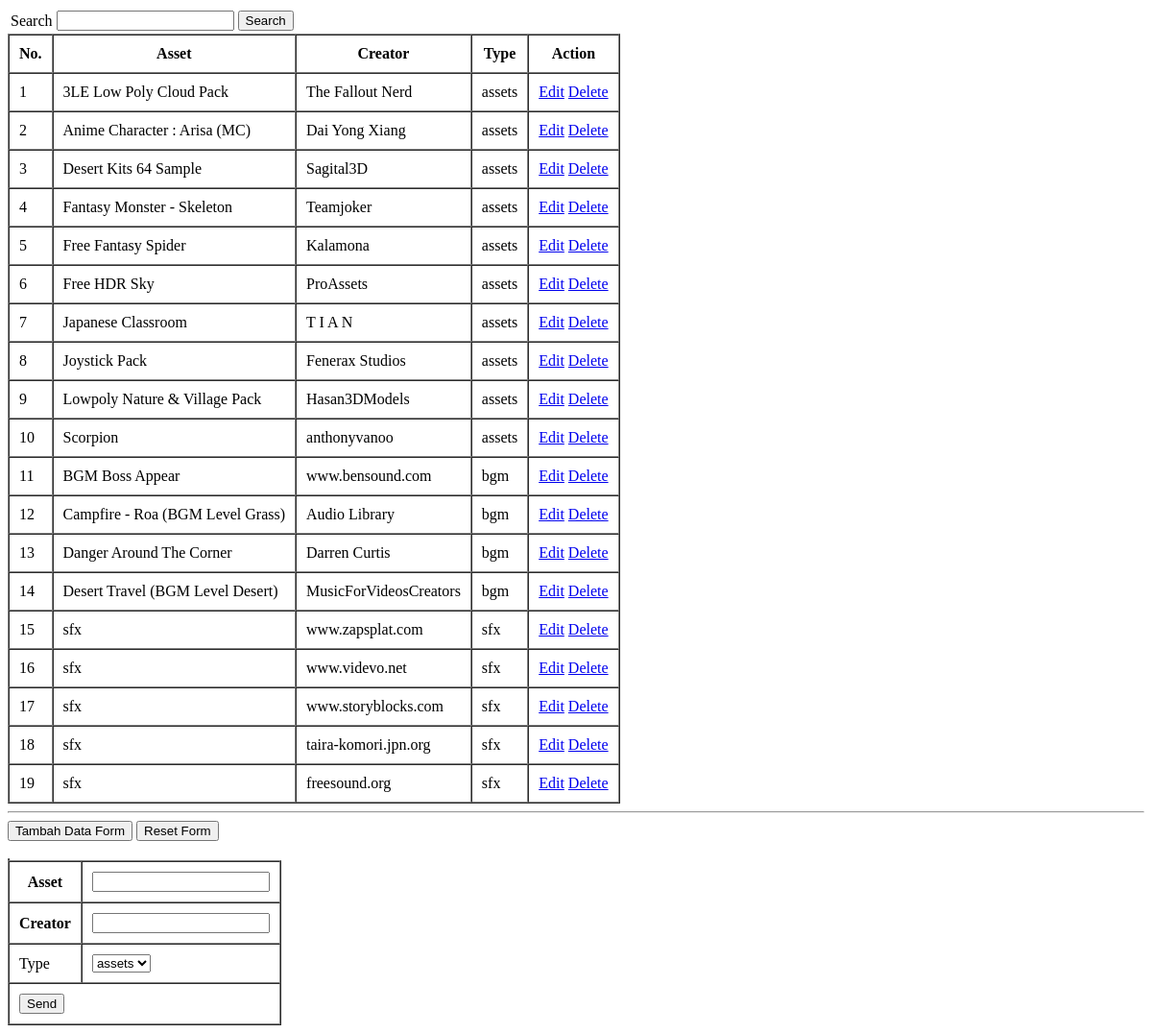
Before: / with the older database file.
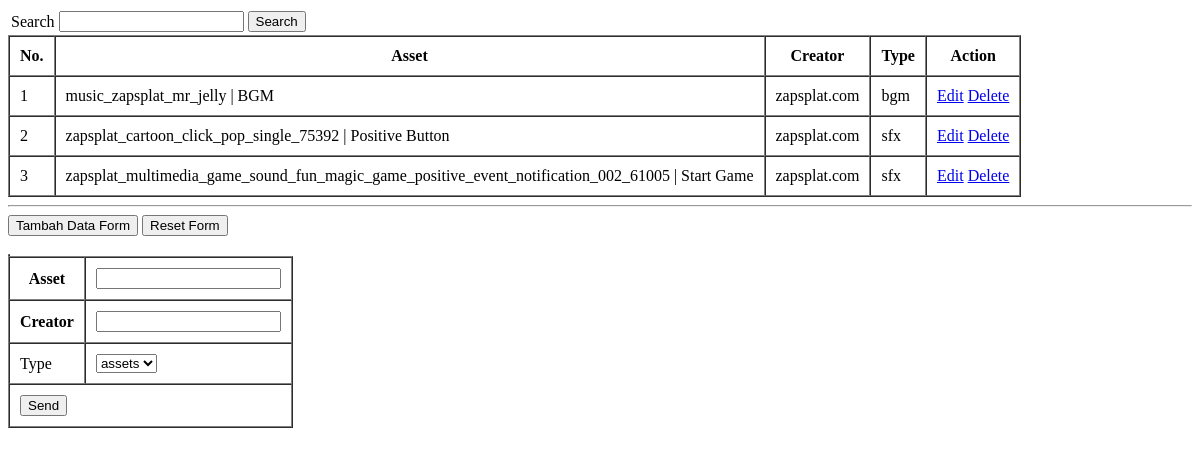
After: the same page with the newer database file.
### tables this page shows
CREATE TABLE `credits` (
  `id_credit` int(11) NOT NULL,
  `asset` varchar(100) NOT NULL,
  `creator` varchar(100) NOT NULL,
  `date_created` int(11) NOT NULL,
  `id_type` int(11) NOT NULL
);

CREATE TABLE `type` (
  `id_type` int(11) NOT NULL,
  `type` varchar(100) NOT NULL
);

### index.php (the view, shortened to what this page needs)
<?php
	require 'connect.php';
	$credits = mysqli_query($connect, "SELECT * FROM credits INNER JOIN type ON credits.id_type = type.id_type ORDER BY type.type ASC, credits.asset ASC");
	$type = mysqli_query($connect, "SELECT * FROM type ORDER BY type ASC");
?>
<!DOCTYPE html>
<html lang="en">
<head>
</head>
<body>
	<form method="post">
		<table>
			<tr>
				<td>Search</td>
				<td><input type="text" name="keywordSearch"></td>
				<td><button type="submit" name="btnSearch">Search</button></td>
			</tr>
		</table>
	</form>
	<table border="1" cellpadding="10" cellspacing="0">
		<thead>
			<tr>
				<th>No.</th>
				<th>Asset</th>
				<th>Creator</th>
				<th>Type</th>
				<th>Action</th>
			</tr>
		</thead>
		<tbody>
			<?php $i = 1; ?>
			<?php foreach ($credits as $credit): ?>
				<tr>
					<td><?= $i++; ?></td>
					<td><?= $credit['asset']; ?></td>
					<td><?= $credit['creator']; ?></td>
					<td><?= $credit['type']; ?></td>
					<td>
 						<a href="edit_credit.php?id_credit=<?= $credit['id_credit']; ?>">Edit</a>
 						<a onclick="return confirm('are you sure want to delete <?= $credit['asset']; ?> | <?= $credit['creator']; ?> ?');" href="delete_credit.php?id_credit=<?= $credit['id_credit']; ?>">Delete</a>
					</td>
				</tr>
			<?php endforeach ?>
		</tbody>
	</table>
	<hr>
	<form method="post">
		<button type="button" id="btnAddForm">Tambah Data Form</button>
		<button type="button" id="btnResetForm">Reset Form</button><br><br>
		<table border="1" cellpadding="10" cellspacing="0" id="addForm">
		</table>
		<table border="1" cellpadding="10" cellspacing="0">
			<tr>
				<th><label>Asset</label></th>
				<td><input type="text" name="asset[]" required></td>
			</tr>
			<tr>
				<th><label>Creator</label></th>
				<td><input type="text" name="creator[]" required></td>
			</tr>
			<tr>
				<td><label>Type</label></td>
				<td>
					<select name="id_type[]">
						<?php foreach ($type as $t): ?>
							<option value="<?= $t['id_type']; ?>"><?= $t['type']; ?></option>
						<?php endforeach ?>
					</select>
				</td>
			</tr>
			<tr>
				<td colspan="2">
					<button type="submit" name="btnAddCredits">Send</button>
				</td>
			</tr>
		</table>
	</form>
</body>
</html>

Changed rows visible on the page:
removed credits: asset "3LE Low Poly Cloud Pack", creator "The Fallout Nerd", id_type.type "assets"
removed credits: asset "Anime Character : Arisa (MC)", creator "Dai Yong Xiang", id_type.type "assets"
removed credits: asset "Desert Kits 64 Sample", creator "Sagital3D", id_type.type "assets"
removed credits: asset "Fantasy Monster - Skeleton", creator "Teamjoker", id_type.type "assets"
removed credits: asset "Free Fantasy Spider", creator "Kalamona", id_type.type "assets"
removed credits: asset "Free HDR Sky", creator "ProAssets", id_type.type "assets"
removed credits: asset "Japanese Classroom", creator "T I A N", id_type.type "assets"
removed credits: asset "Joystick Pack", creator "Fenerax Studios", id_type.type "assets"
removed credits: asset "Lowpoly Nature & Village Pack", creator "Hasan3DModels", id_type.type "assets"
removed credits: asset "Scorpion", creator "anthonyvanoo", id_type.type "assets"
removed credits: asset "BGM Boss Appear", creator "www.bensound.com", id_type.type "bgm"
removed credits: asset "Campfire - Roa (BGM Level Grass)", creator "Audio Library", id_type.type "bgm"
removed credits: asset "Danger Around The Corner", creator "Darren Curtis", id_type.type "bgm"
removed credits: asset "Desert Travel (BGM Level Desert)", creator "MusicForVideosCreators", id_type.type "bgm"
removed credits: asset "sfx", creator "www.zapsplat.com", id_type.type "sfx"
removed credits: asset "sfx", creator "www.videvo.net", id_type.type "sfx"
removed credits: asset "sfx", creator "www.storyblocks.com", id_type.type "sfx"
removed credits: asset "sfx", creator "taira-komori.jpn.org", id_type.type "sfx"
removed credits: asset "sfx", creator "freesound.org", id_type.type "sfx"
added credits: asset "music_zapsplat_mr_jelly | BGM", creator "zapsplat.com", id_type.type "bgm"
added credits: asset "zapsplat_cartoon_click_pop_single_75392 | Positive Button", creator "zapsplat.com", id_type.type "sfx"
added credits: asset "zapsplat_multimedia_game_sound_fun_magic_game_positive_event_notification_002_61005 | Start Game", creator "zapsplat.com", id_type.type "sfx"
